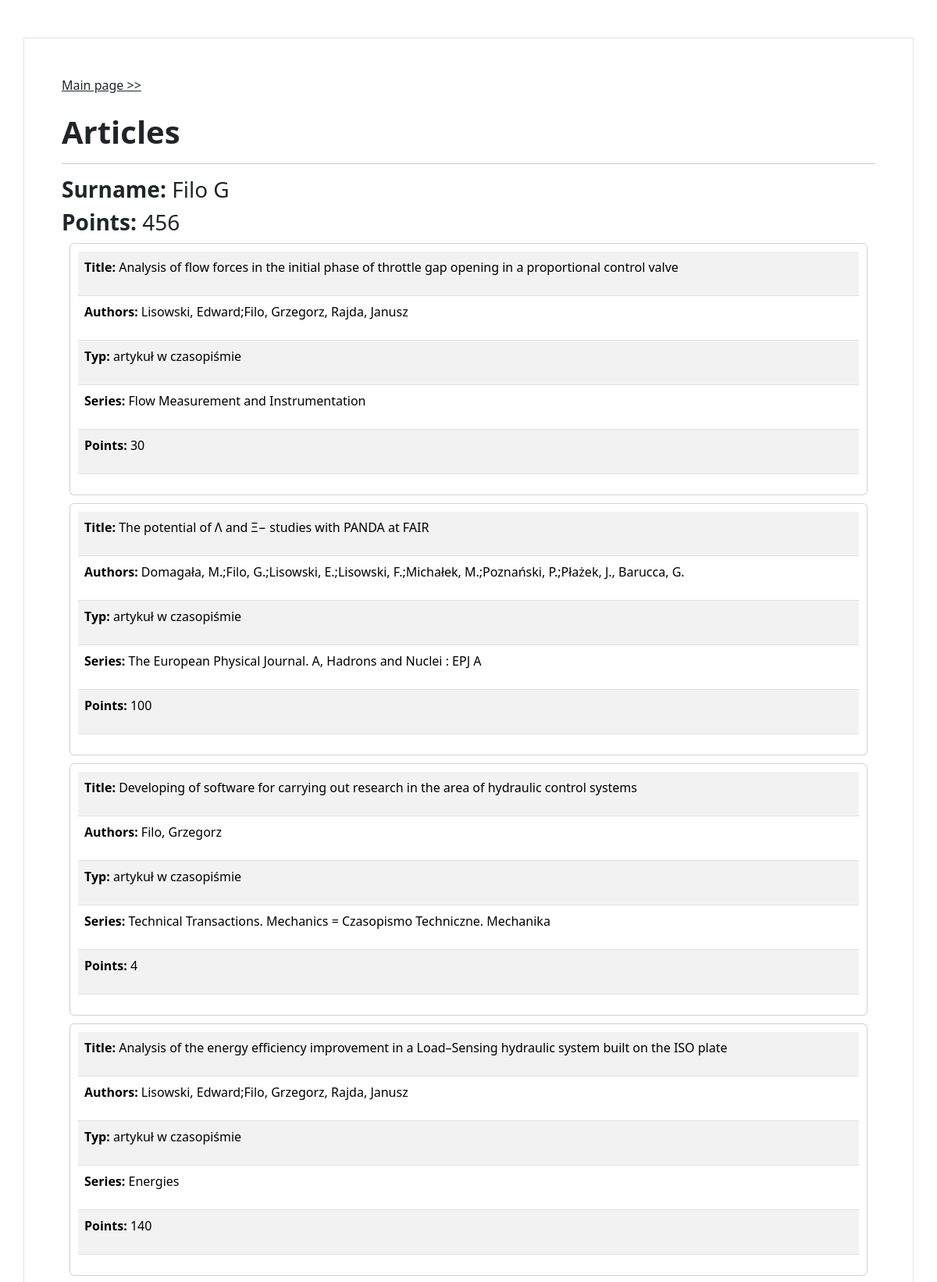
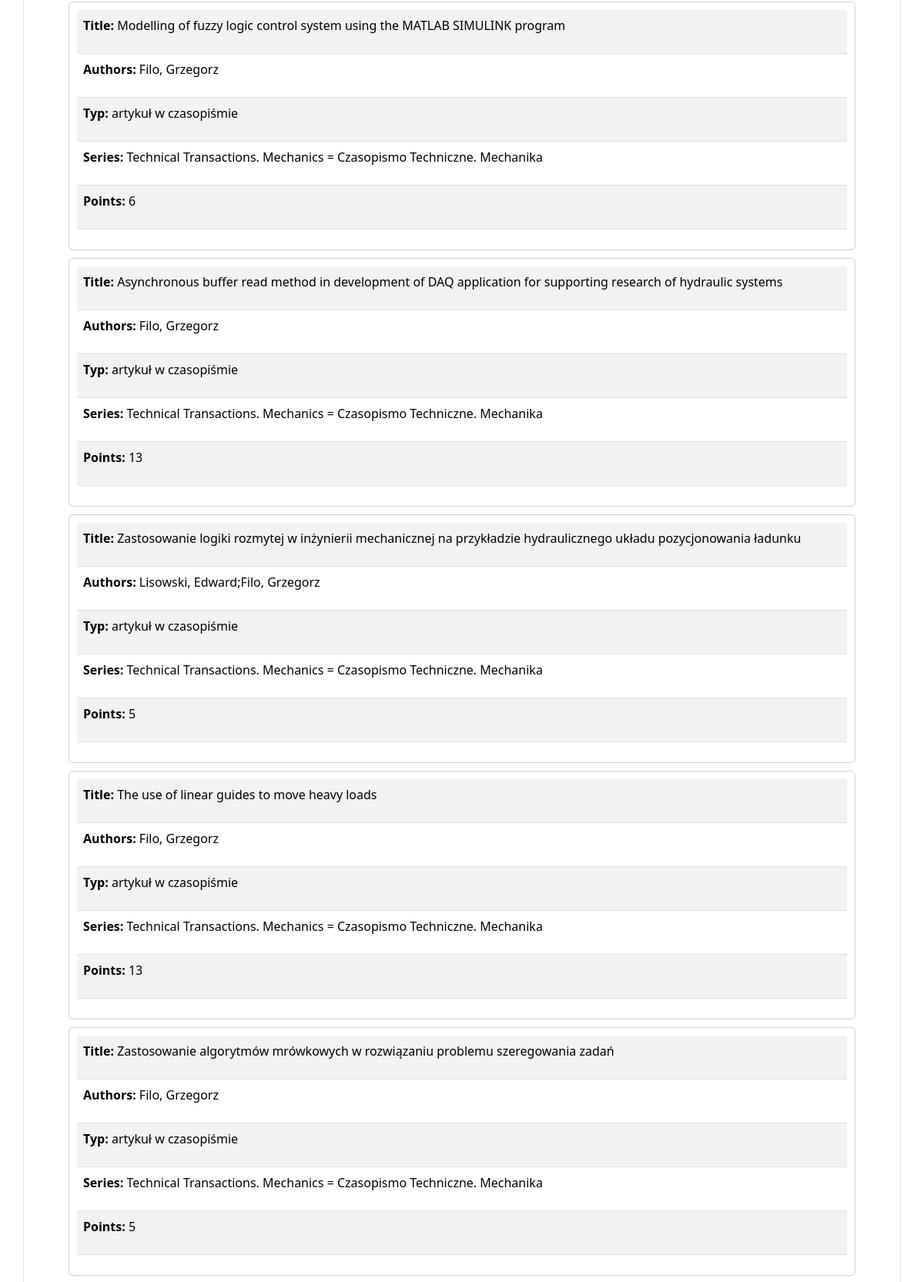
/articles/6 (upper part), run on the app's committed database (2 pictures, top to bottom).
### biblos/models.py (models this page shows)
class Author(models.Model):
    name = models.CharField(max_length = 200, blank=True, null=True, unique = True)
    class Meta:
        db_table = 'author'

class Article(models.Model):
    author = models.ForeignKey(Author, on_delete=models.CASCADE)
    title = models.CharField(max_length = 200)
    authors = models.CharField(max_length = 200, blank=True, null=True)
    ext_authors = models.CharField(max_length = 200, blank=True, null=True)
    typ = models.CharField(max_length = 200, blank=True, null=True)
    series = models.CharField(max_length = 200, blank=True, null=True)
    release_data = models.CharField(max_length = 200, blank=True, null=True)
    points = models.IntegerField(blank=True, null=True)
    mnisw_list = models.CharField(max_length = 200, blank=True, null=True)
    impact = models.CharField(max_length = 200, blank=True, null=True)
    class Meta:
        db_table = 'article'

### biblos/views.py (the view)
# urls.py: path('articles/<int:id>', views.author_view, name='articles')
def author_view(request, id):
    author = Author.objects.filter(id=id).first()
    articles = Article.objects.filter(author=author, points__gt=0)
    points = 0
    for article in articles:
        points+=article.points
    context = dict({ "author" : author, "articles":articles, "points": points })
    return render(request, 'biblos/author_view.html', context=context)

### biblos/templates/biblos/author_view.html (shortened to what this page needs)
{% extends 'biblos/base.html' %}
{% block content %}
<div class="container p-5 my-5 border">
    <a href='/' class="link-dark">Main page &gt;&gt;</a>
    <br>
    <br>
    <p class="h1" class="text-align: center"><b>Articles</b></p>
    <hr>
    <p class="h3"><b>Surname: </b>{{author.name}}</p>
    <p class="h3"><b>Points: </b>{{points}}</p>
    {% for article in articles %}
        <div class="card" style="padding:10px; margin: 10px">
            <table class="table table-striped" >
                <tr><td><p id="article"><b>Title: </b>{{article.title}}</p></td></tr>
                <tr><td><p id="article"><b>Authors: </b>{{article.authors}}{% if article.ext_authors %}, {{article.ext_authors}}{% endif %}</p></td></tr>
                {% if article.typ %}<tr><td><p id="article"><b>Typ: </b>{{article.typ}}</p></td></tr>{% endif %}
                {% if article.series %}<tr><td><p id="article"><b>Series: </b>{{article.series}}</p></td></tr>{% endif %}
                {% if article.points %}<tr><td><p id="article"><b>Points: </b>{{article.points}}</p></td></tr>{% endif %}
            </table>
        </div>
    {% endfor %}
</div>
{% endblock %}

### data on the page
Author: name "Filo G"
Article: title "Analysis of flow forces in the initial phase of throttle gap opening in a proportional control valve", authors "Lisowski, Edward;Filo, Grzegorz", ext_authors "Rajda, Janusz", typ "artykuł w czasopiśmie", series "Flow Measurement and Instrumentation", points "30"
Article: title "The potential of Λ and Ξ− studies with PANDA at FAIR", authors "Domagała, M.;Filo, G.;Lisowski, E.;Lisowski, F.;Michałek, M.;Poznański, P.;Płażek, J.", ext_authors "Barucca, G.", typ "artykuł w czasopiśmie", series "The European Physical Journal. A, Hadrons and Nuclei : EPJ A", points "100"
Article: title "Developing of software for carrying out research in the area of hydraulic control systems", authors "Filo, Grzegorz", typ "artykuł w czasopiśmie", series "Technical Transactions. Mechanics = Czasopismo Techniczne. Mechanika", points "4"
Article: title "Analysis of the energy efficiency improvement in a Load–Sensing hydraulic system built on the ISO plate", authors "Lisowski, Edward;Filo, Grzegorz", ext_authors "Rajda, Janusz", typ "artykuł w czasopiśmie", series "Energies", points "140"
Article: title "Modelling of fuzzy logic control system using the MATLAB SIMULINK program", authors "Filo, Grzegorz", typ "artykuł w czasopiśmie", series "Technical Transactions. Mechanics = Czasopismo Techniczne. Mechanika", points "6"
Article: title "Asynchronous buffer read method in development of DAQ application for supporting research of hydraulic systems", authors "Filo, Grzegorz", typ "artykuł w czasopiśmie", series "Technical Transactions. Mechanics = Czasopismo Techniczne. Mechanika", points "13"
Article: title "Zastosowanie logiki rozmytej w inżynierii mechanicznej na przykładzie hydraulicznego układu pozycjonowania ładunku", authors "Lisowski, Edward;Filo, Grzegorz", typ "artykuł w czasopiśmie", series "Technical Transactions. Mechanics = Czasopismo Techniczne. Mechanika", points "5"
Article: title "The use of linear guides to move heavy loads", authors "Filo, Grzegorz", typ "artykuł w czasopiśmie", series "Technical Transactions. Mechanics = Czasopismo Techniczne. Mechanika", points "13"
Article: title "Zastosowanie algorytmów mrówkowych w rozwiązaniu problemu szeregowania zadań", authors "Filo, Grzegorz", typ "artykuł w czasopiśmie", series "Technical Transactions. Mechanics = Czasopismo Techniczne. Mechanika", points "5"

### other printed values
{{ points }} "456"
